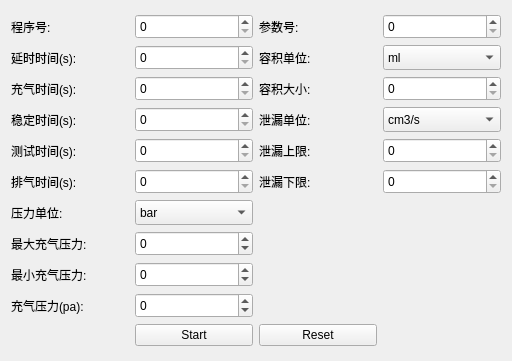
<?xml version="1.0" encoding="UTF-8"?>
<ui version="4.0">
 <class>AritightForm</class>
 <widget class="QWidget" name="AritightForm">
  <property name="geometry">
   <rect>
    <x>0</x>
    <y>0</y>
    <width>512</width>
    <height>361</height>
   </rect>
  </property>
  <property name="windowTitle">
   <string>Form</string>
  </property>
  <layout class="QGridLayout" name="gridLayout_2">
   <item row="0" column="0">
    <layout class="QGridLayout" name="gridLayout">
     <item row="6" column="0">
      <widget class="QLabel" name="label_12">
       <property name="text">
        <string>压力单位:</string>
       </property>
      </widget>
     </item>
     <item row="0" column="3">
      <widget class="QSpinBox" name="spinBox_paramId">
       <property name="minimumSize">
        <size>
         <width>0</width>
         <height>25</height>
        </size>
       </property>
       <property name="maximum">
        <number>650</number>
       </property>
      </widget>
     </item>
     <item row="2" column="1">
      <widget class="QSpinBox" name="spinBox_FillTime">
       <property name="minimumSize">
        <size>
         <width>0</width>
         <height>25</height>
        </size>
       </property>
       <property name="maximum">
        <number>650</number>
       </property>
      </widget>
     </item>
     <item row="8" column="1">
      <widget class="QSpinBox" name="spinBox_MinFill">
       <property name="minimumSize">
        <size>
         <width>0</width>
         <height>25</height>
        </size>
       </property>
       <property name="minimum">
        <number>-9999</number>
       </property>
       <property name="maximum">
        <number>9999</number>
       </property>
      </widget>
     </item>
     <item row="3" column="1">
      <widget class="QSpinBox" name="spinBox_StabTime">
       <property name="minimumSize">
        <size>
         <width>0</width>
         <height>25</height>
        </size>
       </property>
       <property name="maximum">
        <number>650</number>
       </property>
      </widget>
     </item>
     <item row="5" column="0">
      <widget class="QLabel" name="label_5">
       <property name="text">
        <string>排气时间(s):</string>
       </property>
      </widget>
     </item>
     <item row="4" column="2">
      <widget class="QLabel" name="label_10">
       <property name="text">
        <string>泄漏上限:</string>
       </property>
      </widget>
     </item>
     <item row="3" column="0">
      <widget class="QLabel" name="label_3">
       <property name="text">
        <string>稳定时间(s):</string>
       </property>
      </widget>
     </item>
     <item row="4" column="3">
      <widget class="QSpinBox" name="spinBox_TestFail">
       <property name="minimumSize">
        <size>
         <width>0</width>
         <height>25</height>
        </size>
       </property>
       <property name="minimum">
        <number>0</number>
       </property>
       <property name="maximum">
        <number>9999</number>
       </property>
      </widget>
     </item>
     <item row="1" column="0">
      <widget class="QLabel" name="label">
       <property name="text">
        <string>延时时间(s):</string>
       </property>
      </widget>
     </item>
     <item row="5" column="3">
      <widget class="QSpinBox" name="spinBox_RefFail">
       <property name="minimumSize">
        <size>
         <width>0</width>
         <height>25</height>
        </size>
       </property>
       <property name="minimum">
        <number>0</number>
       </property>
       <property name="maximum">
        <number>9999</number>
       </property>
      </widget>
     </item>
     <item row="2" column="3">
      <widget class="QSpinBox" name="spinBox_Volume">
       <property name="minimumSize">
        <size>
         <width>0</width>
         <height>25</height>
        </size>
       </property>
       <property name="minimum">
        <number>0</number>
       </property>
       <property name="maximum">
        <number>9999</number>
       </property>
      </widget>
     </item>
     <item row="0" column="2">
      <widget class="QLabel" name="label_15">
       <property name="text">
        <string>参数号:</string>
       </property>
      </widget>
     </item>
     <item row="2" column="0">
      <widget class="QLabel" name="label_2">
       <property name="text">
        <string>充气时间(s):</string>
       </property>
      </widget>
     </item>
     <item row="5" column="2">
      <widget class="QLabel" name="label_11">
       <property name="text">
        <string>泄漏下限:</string>
       </property>
      </widget>
     </item>
     <item row="6" column="1">
      <widget class="QComboBox" name="comboBox_PressUnit">
       <property name="minimumSize">
        <size>
         <width>0</width>
         <height>25</height>
        </size>
       </property>
       <item>
        <property name="text">
         <string>bar</string>
        </property>
       </item>
       <item>
        <property name="text">
         <string>mbar</string>
        </property>
       </item>
       <item>
        <property name="text">
         <string>PSI</string>
        </property>
       </item>
       <item>
        <property name="text">
         <string>Pa</string>
        </property>
       </item>
       <item>
        <property name="text">
         <string>kPa</string>
        </property>
       </item>
       <item>
        <property name="text">
         <string>Mpa</string>
        </property>
       </item>
      </widget>
     </item>
     <item row="8" column="0">
      <widget class="QLabel" name="label_7">
       <property name="text">
        <string>最小充气压力:</string>
       </property>
      </widget>
     </item>
     <item row="0" column="1">
      <widget class="QSpinBox" name="spinBox_processId">
       <property name="minimumSize">
        <size>
         <width>0</width>
         <height>25</height>
        </size>
       </property>
       <property name="maximum">
        <number>650</number>
       </property>
      </widget>
     </item>
     <item row="7" column="1">
      <widget class="QSpinBox" name="spinBox_MaxFill">
       <property name="minimumSize">
        <size>
         <width>0</width>
         <height>25</height>
        </size>
       </property>
       <property name="minimum">
        <number>-9999</number>
       </property>
       <property name="maximum">
        <number>9999</number>
       </property>
      </widget>
     </item>
     <item row="4" column="1">
      <widget class="QSpinBox" name="spinBox_TestTime">
       <property name="minimumSize">
        <size>
         <width>0</width>
         <height>25</height>
        </size>
       </property>
       <property name="maximum">
        <number>650</number>
       </property>
      </widget>
     </item>
     <item row="3" column="3">
      <widget class="QComboBox" name="comboBox_LeakUnit">
       <property name="minimumSize">
        <size>
         <width>0</width>
         <height>25</height>
        </size>
       </property>
       <item>
        <property name="text">
         <string>cm3/s </string>
        </property>
       </item>
       <item>
        <property name="text">
         <string>cm3/min </string>
        </property>
       </item>
       <item>
        <property name="text">
         <string>cm3/h</string>
        </property>
       </item>
       <item>
        <property name="text">
         <string>mm3/s</string>
        </property>
       </item>
      </widget>
     </item>
     <item row="7" column="0">
      <widget class="QLabel" name="label_6">
       <property name="text">
        <string>最大充气压力:</string>
       </property>
      </widget>
     </item>
     <item row="3" column="2">
      <widget class="QLabel" name="label_13">
       <property name="text">
        <string>泄漏单位:</string>
       </property>
      </widget>
     </item>
     <item row="5" column="1">
      <widget class="QSpinBox" name="spinBox_DumpTime">
       <property name="minimumSize">
        <size>
         <width>0</width>
         <height>25</height>
        </size>
       </property>
       <property name="maximum">
        <number>650</number>
       </property>
      </widget>
     </item>
     <item row="2" column="2">
      <widget class="QLabel" name="label_9">
       <property name="text">
        <string>容积大小:</string>
       </property>
      </widget>
     </item>
     <item row="4" column="0">
      <widget class="QLabel" name="label_4">
       <property name="text">
        <string>测试时间(s):</string>
       </property>
      </widget>
     </item>
     <item row="1" column="2">
      <widget class="QLabel" name="label_14">
       <property name="text">
        <string>容积单位:</string>
       </property>
      </widget>
     </item>
     <item row="9" column="0">
      <widget class="QLabel" name="label_8">
       <property name="text">
        <string>充气压力(pa):</string>
       </property>
      </widget>
     </item>
     <item row="1" column="1">
      <widget class="QSpinBox" name="spinBox_CouplADelayTime">
       <property name="minimumSize">
        <size>
         <width>0</width>
         <height>25</height>
        </size>
       </property>
       <property name="maximum">
        <number>650</number>
       </property>
      </widget>
     </item>
     <item row="1" column="3">
      <widget class="QComboBox" name="comboBox_VolumeUnit">
       <property name="minimumSize">
        <size>
         <width>0</width>
         <height>25</height>
        </size>
       </property>
       <item>
        <property name="text">
         <string>ml</string>
        </property>
       </item>
       <item>
        <property name="text">
         <string>l</string>
        </property>
       </item>
      </widget>
     </item>
     <item row="9" column="1">
      <widget class="QSpinBox" name="spinBox_SetFill">
       <property name="minimumSize">
        <size>
         <width>0</width>
         <height>25</height>
        </size>
       </property>
       <property name="minimum">
        <number>-9999</number>
       </property>
       <property name="maximum">
        <number>9999</number>
       </property>
      </widget>
     </item>
     <item row="0" column="0">
      <widget class="QLabel" name="label_16">
       <property name="text">
        <string>程序号:</string>
       </property>
      </widget>
     </item>
     <item row="10" column="1">
      <widget class="QPushButton" name="pushButton_start">
       <property name="text">
        <string>Start</string>
       </property>
      </widget>
     </item>
     <item row="10" column="2">
      <widget class="QPushButton" name="pushButton_reset">
       <property name="text">
        <string>Reset</string>
       </property>
      </widget>
     </item>
    </layout>
   </item>
  </layout>
 </widget>
 <resources/>
 <connections/>
</ui>
